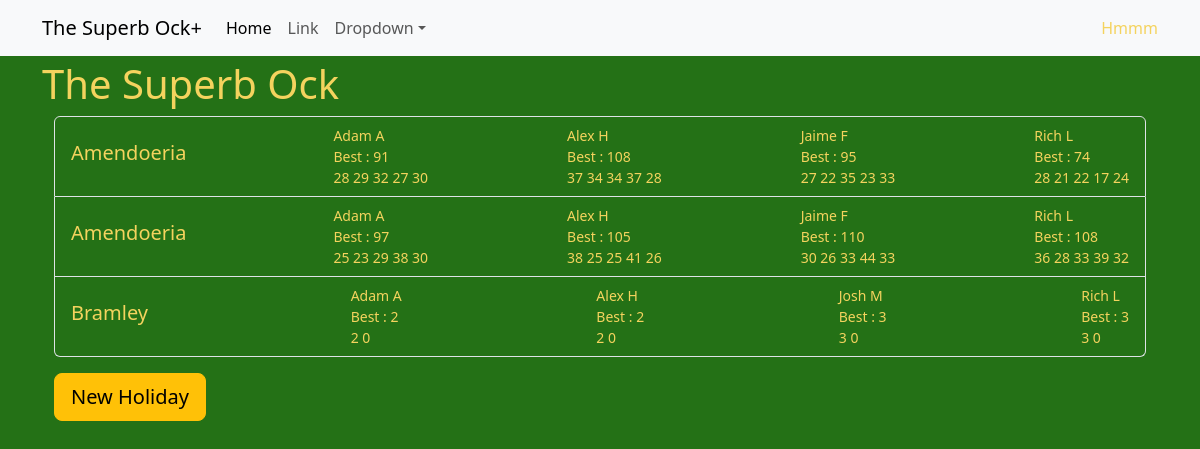
Before: /the-superb-ock/ with the older database file.
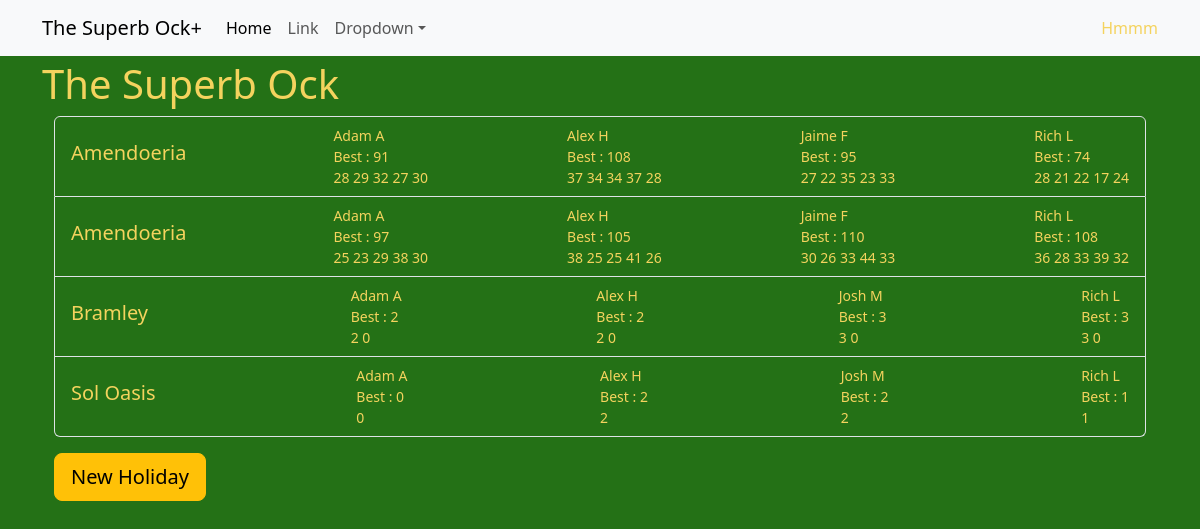
After: the same page with the newer database file.
### tournaments/models.py (models this page shows, shortened)
class Tournament(models.Model):
    name = models.CharField(max_length=20)
    slug = models.SlugField(default="", null=False)
    def __str__(self):
        return f'{self.name}'

class Holiday(models.Model):
    resort = models.ForeignKey(Resort,on_delete=models.CASCADE)
    tournament = models.ForeignKey(Tournament,on_delete=models.CASCADE)
    holiday_number = models.IntegerField()
    slug = models.SlugField(default="", null=False)

class Resort(models.Model):
    name = models.CharField(max_length=20)
    country = models.CharField(max_length=20)
    latitude = models.DecimalField(decimal_places=6,max_digits=9)
    longitude = models.DecimalField(decimal_places=6,max_digits=9)
    def __str__(self) -> str:
        return f"{self.name}"

class Player(models.Model):
    first_name = models.CharField(max_length=20)
    last_name = models.CharField(max_length=20)
    handedness = models.CharField(max_length=20)
    championships = models.IntegerField()
    def __str__(self) -> str:
        return f"{self.first_name} {self.last_name}"

### tournaments/views.py (the view, shortened to what this page needs)
# urls.py: path('<slug:tournament>/',views.TournamentView.as_view(),name='tournament'),
class TournamentView(View):
    template_name = 'tournaments/tournament.html'
    def catch(self,player):
            try:
                return Handicap.objects.filter(player=player).order_by('-holiday__holiday_number')[0].handicap_index
            except:
                return ""
    def get(self, request, tournament):
        selected_tournament = Tournament.objects.filter(slug=tournament).get()
        holidays = Holiday.objects.filter(tournament=selected_tournament)
        resorts = Resort.objects.all()
        player_by_handicap = Handicap.objects.all().order_by('-holiday__holiday_number')
        players = Player.objects.all()
        player_list = [[player, self.catch(player)] for player in players]
        scores = Score.objects.all()
        rounds = GolfRound.objects.all()
        holiday_set = []
        for holiday in holidays:
            data = []
            for player in Handicap.objects.filter(holiday=holiday).order_by('player__first_name'):
                top_scores = []
                for golf_round in rounds.filter(holiday=holiday):
                    top_scores.append(getPlayerScore(golf_round,player.player))
                top_3 = sorted(top_scores)
                data.append([player.player,top_scores,sum(top_3[-3:])])
            holiday_set.append([player.holiday,data])
        context = {
            'holidays': holidays,
            'tournament': tournament,
            'selected_tournament': selected_tournament,
            'resorts':resorts,
            'players':player_list,
            'holiday_set':holiday_set}
        return render(request, self.template_name, context)

### tournaments/views.py (called while the page is built)
def getPlayerScore(golf_round,player):
    scores = Score.objects.filter(player=player,golf_round=golf_round)
    stableford = sum([score.stableford_score if score.stableford_score != None else 0 for score in scores])
    return stableford

### tournaments/templates/tournaments/tournament.html (shortened to what this page needs)
{% extends 'tournaments/base.html' %} {% block content %}
<h1>{{selected_tournament}}</h1>
<div class="container">
  <div class="row">
    <div class="col">
      <ul class="list-group">
        {% for holiday in holiday_set %}
        <a class="list-group-item list-group-item-action "
          href="{% url 'rounds' tournament=tournament holiday=holiday.0.slug %}">
          <div class="d-flex w-100 justify-content-between">
            <h5 class="d-flex align-items-center me-2">{{holiday.0.resort}}</h5>
            {% for player in holiday.1 %}
              <small class="b-1">{{player.0.first_name}} {{player.0.last_name|first}}<br>Best : {{player.2}}<br> {% for score in player.1 %}
                {{score}}
                {% endfor %} </small>
            {% endfor %}
          </div>
        </a>
        {% endfor %}
      </ul>
    </div>
  </div>
  <div class="row">
    <div class="col">
      <button type="button" class="btn btn-warning btn-lg text-nowrap my-3" data-bs-toggle="modal"
        data-bs-target="#modalId">
        New Holiday
      </button>
    </div>
  </div>
  {% endblock content%}

### tournaments/templates/tournaments/base.html (shortened to what this page needs)
<!DOCTYPE html>
<html lang="en">
<head>
    {% load static %}
    <link href="https://cdn.jsdelivr.net/npm/bootstrap@5.3.2/dist/css/bootstrap.min.css" rel="stylesheet"
>
    <link rel="stylesheet" href="{% static 'tournaments/styles.css' %}">
</head>
<body>
    <nav class="navbar navbar-expand-lg navbar-light bg-light fixed-top">
        <div class="container">
            <a class="navbar-brand" href="{% url 'homepage' %}">The Superb Ock+</a>
            <div class="collapse navbar-collapse" id="collapsibleNavId">
                <ul class="navbar-nav me-auto mt-2 mt-lg-0">
                    <li class="nav-item">
                        <a class="nav-link active" href="#" aria-current="page">Home
                            <span class="visually-hidden">(current)</span></a>
                    </li>
                    <li class="nav-item">
                        <a class="nav-link" href="#">Link</a>
                    </li>
                    <li class="nav-item dropdown">
                        <a class="nav-link dropdown-toggle" href="#" id="dropdownId" data-bs-toggle="dropdown"
                            aria-haspopup="true" aria-expanded="false">Dropdown</a>
                    </li>
                </ul>
                <form class="d-flex my-2 my-lg-0">
                    <a href="#" class="nav-link active">Hmmm</a>
                </form>
            </div>
        </div>
    </nav>
    <div class="container main">
        {% block content %}
        {% endblock content %}
    </div>
</body>

### tournaments/static/tournaments/styles.css (style rules this page uses)
:root { --bs-body-font-family: var(--bs-font-sans-serif); --bs-body-font-size: 1rem; --bs-body-font-weight: 400; --bs-body-line-height: 1.5; --bs-body-color: #F4D35E; --bs-body-color-rgb: 33, 37, 41; --bs-body-bg: #247116; --bs-body-bg-rgb: 255, 255, 255; --bs-emphasis-color:var(--bs-body-color); --bs-btn-bg:#F4D35E; }
body { padding-top: 60px; }

Changed rows visible on the page:
added Holiday: resort.name "Sol Oasis", Player (first_name "Adam", last_name "A", championships "0", 1 "0"), Player (first_name "Alex", last_name "H", id "2", 1 "2"), Player (first_name "Josh", last_name "M", player "2", 1 "2"), Player (first_name "Rich", last_name "L", id "1", 1 "1")
